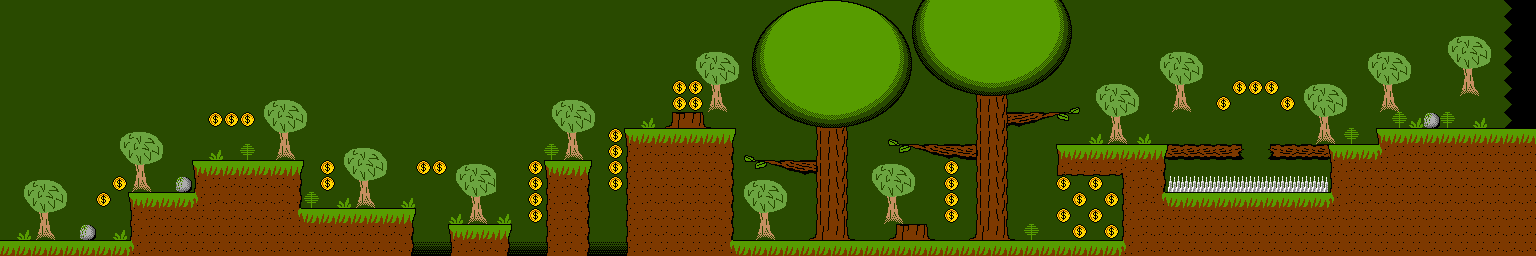

Tiled map render using the project's own tile images. Description and the whole map definition, tile-layer contents included, below:
An orthogonal 96x16 tile map with 16x16 px tiles, 1 tile layer (Tile Layer 1) and 2 objects (PlayerStart, LevelProperties).

<map version="1.8" tiledversion="1.8.5" orientation="orthogonal" renderorder="right-down" width="96" height="16" tilewidth="16" tileheight="16" infinite="0" nextlayerid="3" nextobjectid="3">
 <tileset firstgid="1" source="ForestTileset.tsx" />
 <layer id="1" name="Tile Layer 1" width="96" height="16">
  <data encoding="csv">
1,1,1,1,1,1,1,1,1,1,1,1,1,1,1,1,1,1,1,1,1,1,1,1,1,1,1,1,1,1,1,1,1,1,1,1,1,1,1,1,1,1,1,1,1,1,1,1,130,131,132,133,134,135,136,137,1,161,162,163,164,165,166,167,168,169,170,1,1,1,1,1,1,1,1,1,1,1,1,1,1,1,1,1,1,1,1,1,1,1,1,1,1,1,69,70,
1,1,1,1,1,1,1,1,1,1,1,1,1,1,1,1,1,1,1,1,1,1,1,1,1,1,1,1,1,1,1,1,1,1,1,1,1,1,1,1,1,1,1,1,1,1,1,145,146,147,148,149,150,151,152,153,154,177,178,179,180,181,182,183,184,185,186,1,1,1,1,1,1,1,1,1,1,1,1,1,1,1,1,1,1,1,1,1,1,1,1,1,1,1,69,70,
1,1,1,1,1,1,1,1,1,1,1,1,1,1,1,1,1,1,1,1,1,1,1,1,1,1,1,1,1,1,1,1,1,1,1,1,1,1,1,1,1,1,1,1,1,1,1,161,162,163,164,165,166,167,168,169,170,193,194,195,196,197,198,199,200,201,202,1,1,1,1,1,1,1,1,1,1,1,1,1,1,1,1,1,1,1,1,1,1,1,65,66,67,68,69,70,
1,1,1,1,1,1,1,1,1,1,1,1,1,1,1,1,1,1,1,1,1,1,1,1,1,1,1,1,1,1,1,1,1,1,1,1,1,1,1,1,1,1,1,65,66,67,68,177,178,179,180,181,182,183,184,185,186,209,210,211,212,213,214,215,216,217,218,1,1,1,1,1,65,66,67,68,1,1,1,1,1,1,1,1,1,65,66,67,68,1,81,82,83,84,69,70,
1,1,1,1,1,1,1,1,1,1,1,1,1,1,1,1,1,1,1,1,1,1,1,1,1,1,1,1,1,1,1,1,1,1,1,1,1,1,1,1,1,1,1,81,82,83,84,193,194,195,196,197,198,199,200,201,202,225,226,227,228,229,230,231,232,233,234,1,1,1,1,1,81,82,83,84,1,1,1,1,1,1,1,1,1,81,82,83,84,1,1,98,99,1,69,70,
1,1,1,1,1,1,1,1,1,1,1,1,1,1,1,1,1,1,1,1,1,1,1,1,1,1,1,1,1,1,1,1,1,1,1,1,1,1,1,1,1,1,43,43,98,99,1,209,210,211,212,213,214,215,216,217,218,1,242,243,244,245,246,247,248,249,1,1,65,66,67,68,1,98,99,1,1,43,43,43,1,65,66,67,68,1,98,99,1,1,1,114,115,1,69,70,
1,1,1,1,1,1,1,1,1,1,1,1,1,1,1,1,65,66,67,68,1,1,1,1,1,1,1,1,1,1,1,1,1,1,65,66,67,68,1,1,1,1,43,43,114,115,1,225,226,227,228,229,230,231,232,233,234,1,1,1,1,8,9,1,1,1,38,39,81,82,83,84,1,114,115,1,43,1,1,1,43,81,82,83,84,1,114,115,1,1,1,1,1,1,69,70,
1,1,1,1,1,1,1,1,1,1,1,1,1,43,43,43,81,82,83,84,1,1,1,1,1,1,1,1,1,1,1,1,1,1,81,82,83,84,1,1,30,12,13,14,15,1,1,1,242,243,244,245,246,247,248,249,1,1,1,1,1,8,49,51,52,53,54,55,1,98,99,1,1,1,1,1,1,1,1,1,1,1,98,99,1,1,1,31,30,37,31,1,30,1,69,70,
1,1,1,1,1,1,1,65,66,67,68,1,1,1,1,1,1,98,99,1,1,1,1,1,1,1,1,1,1,1,1,1,1,1,1,98,99,1,43,2,3,3,3,3,3,4,1,1,1,1,1,8,9,1,1,40,41,1,1,1,1,8,9,1,1,1,1,1,30,114,115,30,1,1,1,1,1,1,1,1,1,1,114,115,31,1,2,3,3,3,3,3,3,3,3,3,
1,1,1,1,1,1,1,81,82,83,84,1,1,30,1,31,1,114,115,1,1,65,66,67,68,1,1,1,1,1,1,1,1,1,31,114,115,1,43,18,19,19,19,19,19,20,40,41,1,1,1,8,9,1,1,56,57,58,59,60,61,62,9,1,1,1,2,3,3,3,3,3,86,50,50,50,50,17,1,33,61,61,61,85,3,3,5,19,19,19,19,19,19,19,19,19,
1,1,1,1,1,1,1,1,98,99,1,1,2,3,3,3,3,3,4,1,43,81,82,83,84,1,43,43,65,66,67,1,1,43,2,3,4,1,43,18,19,19,19,19,19,20,56,57,58,59,60,62,9,1,65,66,67,68,1,43,1,8,9,1,1,1,34,35,35,35,21,19,20,1,1,1,1,1,1,1,1,1,1,18,19,19,19,19,19,19,19,19,19,19,19,19,
1,65,66,67,68,1,1,43,114,115,1,37,18,19,19,19,19,19,20,1,43,1,98,99,1,1,1,1,81,82,83,1,1,43,18,19,20,1,43,18,19,19,19,19,19,20,65,66,67,68,1,8,9,1,81,82,83,84,1,43,1,8,9,1,1,1,43,1,43,1,18,19,20,44,44,44,44,44,44,44,44,44,44,18,19,19,19,19,19,19,19,19,19,19,19,19,
1,81,82,83,84,1,43,1,2,3,3,3,5,19,19,19,19,19,20,31,1,30,114,115,1,30,1,1,1,98,99,1,1,43,18,19,20,1,1,18,19,19,19,19,19,20,81,82,83,84,1,8,9,1,1,98,99,1,1,43,1,8,9,1,1,1,1,43,1,43,18,19,6,3,3,3,3,3,3,3,3,3,3,5,19,19,19,19,19,19,19,19,19,19,19,19,
1,1,98,99,1,1,1,1,18,19,19,19,19,19,19,19,19,19,6,3,3,3,3,3,3,4,1,1,30,114,115,30,1,43,18,19,20,1,1,18,19,19,19,19,19,20,1,98,99,1,1,8,9,1,1,114,115,1,1,43,1,8,9,1,1,1,43,1,43,1,18,19,19,19,19,19,19,19,19,19,19,19,19,19,19,19,19,19,19,19,19,19,19,19,19,19,
1,30,114,115,1,37,1,30,18,19,19,19,19,19,19,19,19,19,19,19,19,19,19,19,19,20,1,1,2,3,3,4,1,1,18,19,20,1,1,18,19,19,19,19,19,20,1,114,115,1,23,24,25,26,1,12,13,14,15,1,23,24,25,26,31,1,1,43,1,43,18,19,19,19,19,19,19,19,19,19,19,19,19,19,19,19,19,19,19,19,19,19,19,19,19,19,
3,3,3,3,3,3,3,3,5,19,19,19,19,19,19,19,19,19,19,19,19,19,19,19,19,72,7,7,71,19,19,72,7,7,71,19,72,7,7,71,19,19,19,19,19,6,3,3,3,3,3,3,3,3,3,3,3,3,3,3,3,3,3,3,3,3,3,3,3,3,5,19,19,19,19,19,19,19,19,19,19,19,19,19,19,19,19,19,19,19,19,19,19,19,19,19
</data>
 </layer>
 <objectgroup id="2" name="Objects">
  <object id="1" name="PlayerStart" x="16" y="224" width="16" height="16" />
  <object id="2" name="LevelProperties" x="0" y="0" width="16" height="16">
   <properties>
    <property name="Background" value="BG_Test" />
    <property name="Music" value="MUS_FOREST" />
    <property name="Palette" value="Pal_Forest" />
    <property name="Tileset" value="Tileset_Forest" />
   </properties>
  </object>
 </objectgroup>
</map>